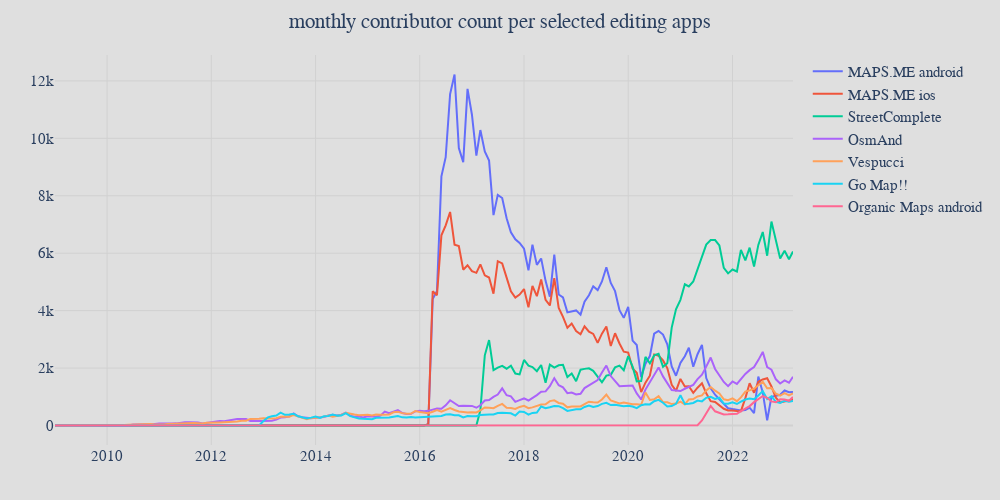

Here is the notebook cell this chart was saved with:
### Markdown cell above
## create custom plots with saved data

### Code cell
data = load("created_by_top_100_contributor_count_monthly.json")
selected_mobile_editors = ["MAPS.ME android", "MAPS.ME ios", "StreetComplete", "OsmAnd", "Vespucci", "Go Map!!", "Organic Maps android"]
fig = go.Figure()
for name in selected_mobile_editors:
    fig.add_trace(go.Scatter(x=data["x"], y=data["y_list"][data["y_names"].index(name)], name=name))
fig.update_layout(get_default_plot_layout("monthly contributor count per selected editing apps", "contributors"))
fig.show()

### Figure 1 — Plotly figure (JSON) as saved in the notebook; plotly's stock layout.template omitted (floating-point values rounded to 4 significant figures; data arrays with more than 128 entries replaced by an {"elided": "..."} marker saying what was removed)
{"data": [{"name": "MAPS.ME android", "type": "scatter", "x": {"elided": "171 str values"}, "y": {"elided": "171 int values"}}, {"name": "MAPS.ME ios", "type": "scatter", "x": {"elided": "171 str values"}, "y": {"elided": "171 int values"}}, {"name": "StreetComplete", "type": "scatter", "x": {"elided": "171 str values"}, "y": {"elided": "171 int values"}}, {"name": "OsmAnd", "type": "scatter", "x": {"elided": "171 str values"}, "y": {"elided": "171 int values"}}, {"name": "Vespucci", "type": "scatter", "x": {"elided": "171 str values"}, "y": {"elided": "171 int values"}}, {"name": "Go Map!!", "type": "scatter", "x": {"elided": "171 str values"}, "y": {"elided": "171 int values"}}, {"name": "Organic Maps android", "type": "scatter", "x": {"elided": "171 str values"}, "y": {"elided": "171 int values"}}], "layout": {"autosize": false, "font": {"family": "Times", "size": 15}, "height": 500, "margin": {"b": 55, "l": 55, "r": 55, "t": 55}, "paper_bgcolor": "#dfdfdf", "plot_bgcolor": "#dfdfdf", "title": {"text": "monthly contributor count per selected editing apps", "x": 0.5}, "width": 1000, "xaxis": {"gridcolor": "#d1d1d1", "showgrid": true, "zerolinecolor": "#d1d1d1"}, "yaxis": {"gridcolor": "#d1d1d1", "showgrid": true, "zerolinecolor": "#d1d1d1"}}}
